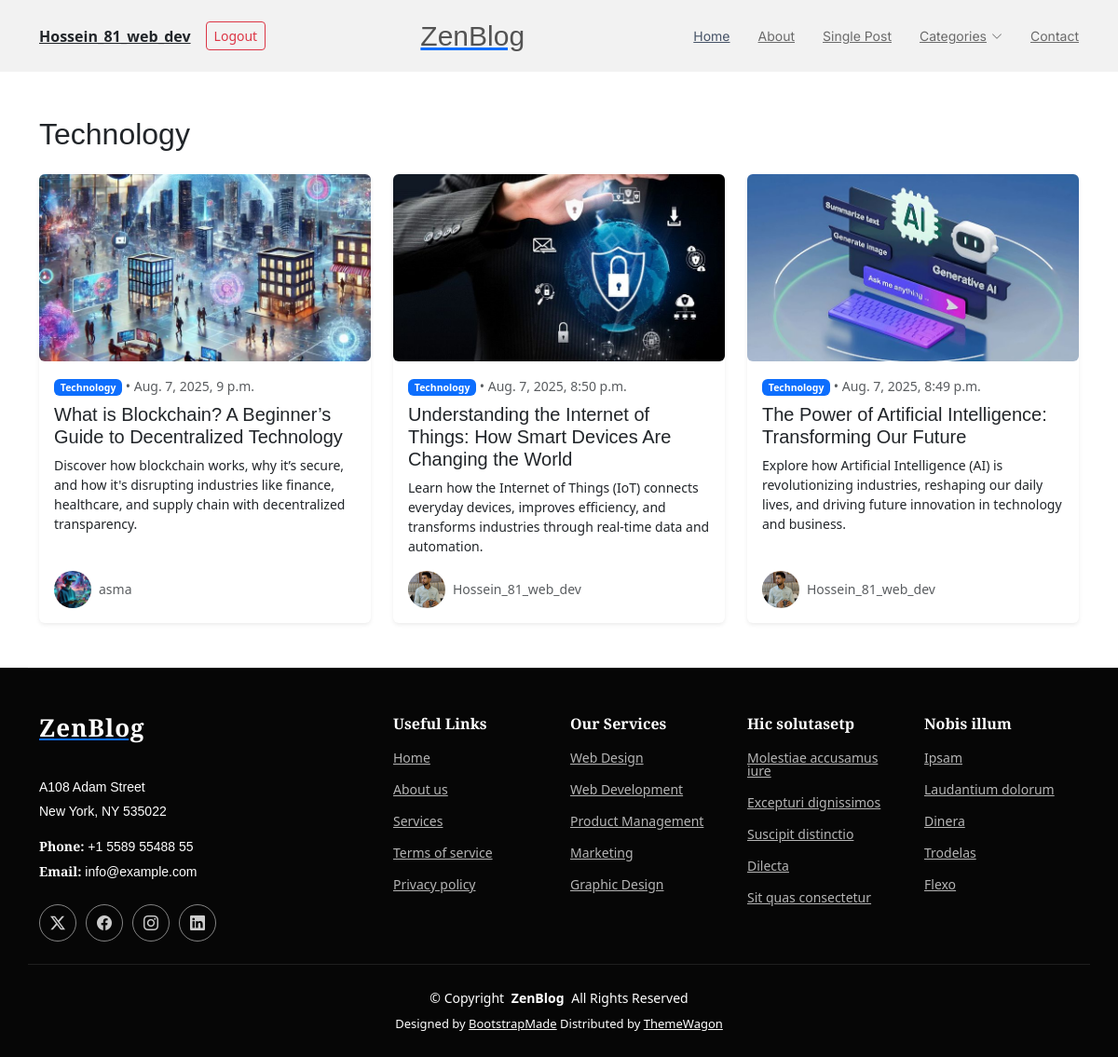
Screenshot of /blog/posts-list/category/Technology (signed in) with the database file from the repository.
### blog/models.py (models this page shows, shortened)
class User(AbstractUser):
    date_of_birth = models.DateField(verbose_name="birth_day", blank=True, null=True)
    bio = models.TextField(verbose_name="bio", null=True, blank=True)
    photo = models.ImageField(verbose_name="image", upload_to="account_images/", blank=True, null=True)
    job = models.CharField(max_length=250, verbose_name="job", null=True, blank=True)
    phone = models.CharField(max_length=11, null=True, blank=True)

class Post(models.Model):
    CATEGORY_CHOICES = (
        ("Culture", "Culture"),
        ("Business", "Business"),
        ("Lifestyle", "Lifestyle"),
        ("Technology", "Technology"),
    )
    class Status(models.TextChoices):
        DRAFT = "DF", "Draft"
        PUBLISHED = "PB", "Published"
        REJECTED = "RJ", "Rejected"
    title=models.CharField(max_length=250)
    meta_description=models.TextField()
    content = models.TextField(default="no description")
    slug=models.CharField(max_length=250)
    id=models.AutoField(primary_key=True)
    category=models.CharField(choices= CATEGORY_CHOICES,default="cul")
    status=models.CharField(choices=Status,default="DF",max_length=2)
    author=models.ForeignKey( settings.AUTH_USER_MODEL,on_delete=models.CASCADE,related_name="posts")
    publish = models.DateTimeField(default=timezone.now)
    create = models.DateTimeField(auto_now_add=True)
    update = models.DateTimeField(auto_now=True)
    tags = TaggableManager()
    objects = models.Manager()
    published = PublishedManager()
    def get_absolute_url(self):
        return reverse("blog:post_details",args=[self.id])
    class Meta:
        ordering = ["-publish"]
        indexes = [
            models.Index(fields=["-publish"])
        ]

class PostImage(models.Model):
    post=models.ForeignKey(Post,on_delete=models.CASCADE,related_name="images")
    image_field=models.ImageField(upload_to="post_image")
    title = models.CharField(max_length=250,default="image")
    objects = models.Manager()

class UserImage(models.Model):
   user = models.ForeignKey(User, on_delete=models.CASCADE, related_name="image")
   image_field = models.ImageField(upload_to="user_image")
   objects = models.Manager()

### blog/views.py (the view)
# urls.py: path("posts-list/category/<str:category_slug>",views.post_list,name="post_list"),
def post_list(request,category_slug=None,tag_slug=None):
    user=request.user
    posts=Post.published.all()
    category=None
    tag=None
    if category_slug:
        category=category_slug
        posts=Post.published.filter(category=category_slug)
    elif tag_slug:
        tag=get_object_or_404(Tag,slug=tag_slug)
        posts=Post.published.filter(tags__in=[tag])
    context = {
        "posts": posts,
        "tag":tag,
        "category":category,
        "user":user
        }
    return render(request, "blog/post_list.html", context)

### blog/authentication.py (called while the page is built)
    def get_user(self, user_id):
        try:
            return User.objects.get(pk=user_id)
        except User.DoesNotExist:
            return None

### blog/models.py (called while the page is built)
    def get_queryset(self):
        return super().get_queryset().filter(status=Post.Status.PUBLISHED)

### blog/templates/blog/post_list.html (shortened to what this page needs)
{% extends 'parent/base.html' %}
{% block content %}
<section  class="post-category section py-5">
  <div class="container" data-aos="fade-up">
    <div class="d-flex justify-content-between align-items-center mb-4">
      {% if category %}
          <h2 class="mb-0">{{category}}</h2>
      {% else %}
        <h2 class="mb-0">{{tag}}</h2>
      {% endif %}
    </div>
    <div class="row g-4" data-aos="fade-up" data-aos-delay="100">
      {% for post in posts %}
        <div class="col-lg-4 col-md-6">
        <div class="card h-100 shadow-sm border-0">
          <div class="ratio ratio-16x9 rounded overflow-hidden">
              <img src="{{ post.images.first.image_field.url }}" class="w-100 h-100 object-fit-cover" alt="Business Post">
          </div>
          <div class="card-body d-flex flex-column justify-content-between">
            <div>
              <div class="text-muted small mb-2">
                <span class="badge bg-primary">{{post.category}}</span> • {{post.create}}
              </div>
              <h5 class="card-title">
                <a href="{{ post.get_absolute_url }}" class="text-dark text-decoration-none">
                  {{post.title}}
                </a>
              </h5>
              <p class="card-text small">
                {{post.meta_description}}
              </p>
            </div>
            <div class="d-flex align-items-center mt-3">
              <img src="{{ post.author.image.first.image_field.url }}" alt="Author" class="rounded-circle me-2" width="40" height="40">
              <small class="text-muted">{{post.author}}</small>
            </div>
          </div>
        </div>
      </div>
      {% empty %}
        <p>category is null</p>
      {% endfor %}
    </div>
  </div>
</section>
{% endblock %}

### blog/templates/partials/header.html (shortened to what this page needs)
{% block content %}
<header id="header" class="header d-flex align-items-center sticky-top">
    <div class="container position-relative d-flex align-items-center justify-content-between">
        <a href="index.html" class="logo d-flex align-items-center me-auto me-xl-0">
            <h1 class="sitename">ZenBlog</h1>
        </a>
        <nav id="navmenu" class="navmenu">
            <ul>
                <li><a href="index.html" class="active">Home</a></li>
                <li><a href="about.html">About</a></li>
                <li><a href="single-post.html">Single Post</a></li>
                <li class="dropdown"><a href="#"><span>Categories</span> <i
                        class="bi bi-chevron-down toggle-dropdown"></i></a>
                </li>
                <li><a href="contact.html">Contact</a></li>
            </ul>
        </nav>
        <div class="d-flex align-items-center gap-3">
            {% if request.user.is_authenticated %}
            <a href="{% url 'blog:profile' %}" class="fw-semibold text-dark">{{ request.user.username }}</a>
            <a href="{% url 'blog:logout' %}" class="btn btn-outline-danger btn-sm">Logout</a>
            {% endif %}
        </div>
    </div>
</header>
{% endblock %}

### blog/static/css/base.css (style rules this page uses)
:root { --default-font: "EB Garamond", system-ui, -apple-system, "Segoe UI", Roboto, "Helvetica Neue", Arial, "Noto Sans", "Liberation Sans", sans-serif, "Apple Color Emoji", "Segoe UI Emoji", "Segoe UI Symbol", "Noto Color Emoji"; --heading-font: "EB Garamond", sans-serif; --nav-font: "Inter", sans-serif; }
:root { --background-color: #ffffff; --default-color: #212529; --heading-color: #535353; --accent-color: #465367; --surface-color: #ffffff; --contrast-color: #ffffff; }
:root { --nav-color: #6a6a6a; --nav-hover-color: #465367; --nav-mobile-background-color: #ffffff; --nav-dropdown-background-color: #ffffff; --nav-dropdown-color: #6a6a6a; --nav-dropdown-hover-color: #465367; }
:root { scroll-behavior: smooth; }
body { color: var(--default-color); background-color: var(--background-color); font-family: var(--default-font); }
a { color: var(--accent-color); text-decoration: none; transition: 0.3s; }
h1, h2, h3, h4, h5, h6 { color: var(--heading-color); font-family: var(--heading-font); }
.header { --background-color: #f2f2f2; color: var(--default-color); background-color: var(--background-color); padding: 10px 0; transition: all 0.5s; z-index: 997; }
.header .logo { line-height: 1; }
.header .logo h1 { font-size: 30px; margin: 0; font-weight: 500; color: var(--heading-color); }
@media (max-width: 1200px) { .header .logo { order: 1; } }
@media (max-width: 1200px) { .header .navmenu { order: 3; } }
@media (min-width: 1200px) { .navmenu { padding: 0; } }
@media (min-width: 1200px) { .navmenu ul { margin: 0; padding: 0; display: flex; list-style: none; align-items: center; } }
@media (min-width: 1200px) { .navmenu li { position: relative; } }
@media (min-width: 1200px) { .navmenu a, .navmenu a:focus { color: var(--nav-color); padding: 18px 15px; font-size: 14px; font-family: var(--nav-font); font-weight: 400; display: flex; align-items: center; justify-content: space-between; white-space: nowrap; transition: 0.3s; } }
@media (min-width: 1200px) { .navmenu a i, .navmenu a:focus i { font-size: 12px; line-height: 0; margin-left: 5px; transition: 0.3s; } }
@media (min-width: 1200px) { .navmenu li:last-child a { padding-right: 0; } }
@media (min-width: 1200px) { .navmenu li:hover>a, .navmenu .active, .navmenu .active:focus { color: var(--nav-hover-color); } }
section, .section { color: var(--default-color); background-color: var(--background-color); padding: 40px 0; scroll-margin-top: 90px; overflow: clip; }

### rows the page displays
User: user.username "Hossein_81_web_dev"
Post: images.first.image_field (picture), category "Technology", create "Aug. 7, 2025, 9 p.m.", title "What is Blockchain? A Beginner’s Guide to Decentralized Technology", meta_description "Discover how blockchain works, why it’s secure, and how it's disrupting industries like finance, healthcare, and supply chain with decentralized transparency.", author.image.first.image_field (picture), author "asma"
Post: images.first.image_field (picture), category "Technology", create "Aug. 7, 2025, 8:50 p.m.", title "Understanding the Internet of Things: How Smart Devices Are Changing the World", meta_description "Learn how the Internet of Things (IoT) connects everyday devices, improves efficiency, and transforms industries through real-time data and automation.", author.image.first.image_field (picture), author "Hossein_81_web_dev"
Post: images.first.image_field (picture), category "Technology", create "Aug. 7, 2025, 8:49 p.m.", title "The Power of Artificial Intelligence: Transforming Our Future", meta_description "Explore how Artificial Intelligence (AI) is revolutionizing industries, reshaping our daily lives, and driving future innovation in technology and business.", author.image.first.image_field (picture), author "Hossein_81_web_dev"

### other values shown
{{ category }} "Technology"
